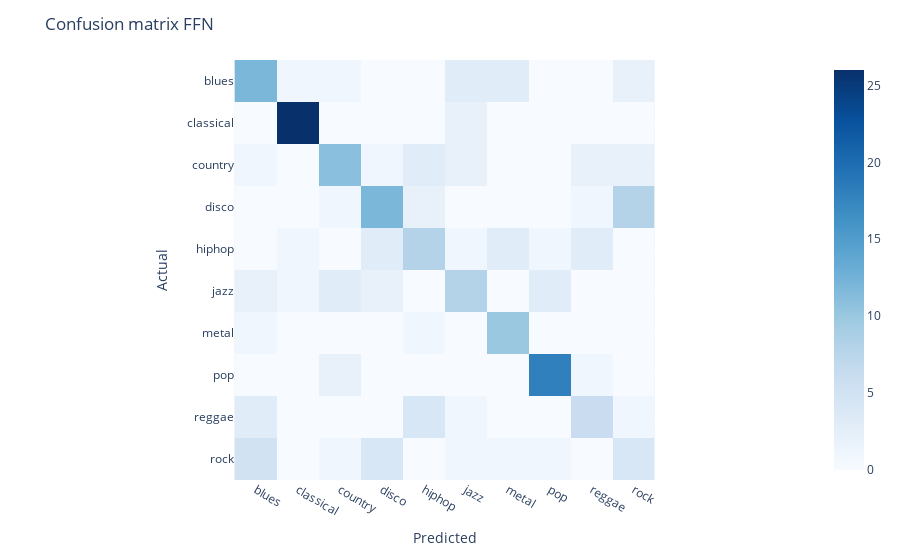

The notebook cell this image was saved under:
### Code cell
ffn_gs = grid_search(
    ffn_net,
    params={
        "module__hidden_size": [128*5, 128*6, 128*7, 128*8, 128*9],
        "module__num_layers": [1, 2, 3, 4, 5],
    },
    name="FFN",
    verbose=2,
)

# so far best params: {'module__hidden_size': 640, 'module__num_layers': 3, 'optimizer': <class 'torch.optim.adam.Adam'>, 'optimizer__lr': 1e-05}
# Accuracy: 0.525
# F1 Score: 0.5222471631893988
# weird that we got all the way up to .60 earlier 
# though that one had 7 layers

### Figure 1 — Plotly figure (JSON) as saved in the notebook; plotly's stock layout.template omitted (floating-point values rounded to 4 significant figures)
{"data": [{"coloraxis": "coloraxis", "hovertemplate": "x: %{x}<br>y: %{y}<br>color: %{z}<extra></extra>", "name": "0", "type": "heatmap", "x": ["blues", "classical", "country", "disco", "hiphop", "jazz", "metal", "pop", "reggae", "rock"], "xaxis": "x", "y": ["blues", "classical", "country", "disco", "hiphop", "jazz", "metal", "pop", "reggae", "rock"], "yaxis": "y", "z": [[12, 1, 1, 0, 0, 3, 3, 0, 0, 2], [0, 26, 0, 0, 0, 2, 0, 0, 0, 0], [1, 0, 11, 1, 3, 2, 0, 0, 2, 2], [0, 0, 1, 12, 2, 0, 0, 0, 1, 8], [0, 1, 0, 3, 8, 1, 3, 1, 3, 0], [2, 1, 3, 2, 0, 8, 0, 3, 0, 0], [1, 0, 0, 0, 1, 0, 10, 0, 0, 0], [0, 0, 2, 0, 0, 0, 0, 18, 1, 0], [3, 0, 0, 0, 4, 1, 0, 0, 6, 1], [5, 0, 1, 4, 0, 1, 1, 1, 0, 4]]}], "layout": {"coloraxis": {"colorscale": [[0, "rgb(247,251,255)"], [0.125, "rgb(222,235,247)"], [0.25, "rgb(198,219,239)"], [0.375, "rgb(158,202,225)"], [0.5, "rgb(107,174,214)"], [0.625, "rgb(66,146,198)"], [0.75, "rgb(33,113,181)"], [0.875, "rgb(8,81,156)"], [1, "rgb(8,48,107)"]]}, "margin": {"t": 60}, "title": {"text": "Confusion matrix FFN"}, "xaxis": {"anchor": "y", "constrain": "domain", "domain": [0, 1], "scaleanchor": "y", "title": {"text": "Predicted"}}, "yaxis": {"anchor": "x", "autorange": "reversed", "constrain": "domain", "domain": [0, 1], "title": {"text": "Actual"}}}}
